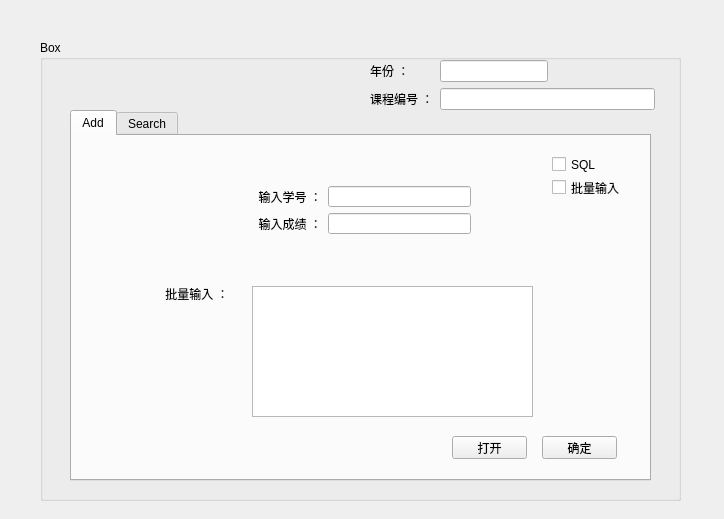
<?xml version="1.0" encoding="UTF-8"?>
<ui version="4.0">
 <class>MyDatabase</class>
 <widget class="QWidget" name="MyDatabase">
  <property name="geometry">
   <rect>
    <x>0</x>
    <y>0</y>
    <width>724</width>
    <height>519</height>
   </rect>
  </property>
  <property name="windowTitle">
   <string>Form</string>
  </property>
  <widget class="QGroupBox" name="groupBox">
   <property name="geometry">
    <rect>
     <x>40</x>
     <y>40</y>
     <width>641</width>
     <height>461</height>
    </rect>
   </property>
   <property name="title">
    <string>Box</string>
   </property>
   <widget class="QTabWidget" name="tabWidget">
    <property name="geometry">
     <rect>
      <x>30</x>
      <y>70</y>
      <width>581</width>
      <height>371</height>
     </rect>
    </property>
    <property name="currentIndex">
     <number>0</number>
    </property>
    <widget class="QWidget" name="tab_Add">
     <attribute name="title">
      <string>Add</string>
     </attribute>
     <widget class="QWidget" name="layoutWidget">
      <property name="geometry">
       <rect>
        <x>180</x>
        <y>50</y>
        <width>219</width>
        <height>48</height>
       </rect>
      </property>
      <layout class="QGridLayout" name="gridLayout_2">
       <item row="0" column="0">
        <widget class="QLabel" name="label_studentNum">
         <property name="text">
          <string>  输入学号 ：</string>
         </property>
        </widget>
       </item>
       <item row="0" column="1">
        <widget class="QLineEdit" name="lineEdit_studentNum"/>
       </item>
       <item row="1" column="0">
        <widget class="QLabel" name="label__grade">
         <property name="text">
          <string>  输入成绩 ：</string>
         </property>
        </widget>
       </item>
       <item row="1" column="1">
        <widget class="QLineEdit" name="lineEdit_grade"/>
       </item>
      </layout>
     </widget>
     <widget class="QPushButton" name="pushButton_ok">
      <property name="geometry">
       <rect>
        <x>470</x>
        <y>300</y>
        <width>75</width>
        <height>23</height>
       </rect>
      </property>
      <property name="text">
       <string>确定</string>
      </property>
     </widget>
     <widget class="QLabel" name="label_inputMul">
      <property name="geometry">
       <rect>
        <x>90</x>
        <y>150</y>
        <width>71</width>
        <height>16</height>
       </rect>
      </property>
      <property name="text">
       <string> 批量输入 ：</string>
      </property>
     </widget>
     <widget class="QTextEdit" name="textEdit_inputMul">
      <property name="geometry">
       <rect>
        <x>180</x>
        <y>150</y>
        <width>281</width>
        <height>131</height>
       </rect>
      </property>
     </widget>
     <widget class="QPushButton" name="pushButton_open">
      <property name="geometry">
       <rect>
        <x>380</x>
        <y>300</y>
        <width>75</width>
        <height>23</height>
       </rect>
      </property>
      <property name="text">
       <string>打开</string>
      </property>
     </widget>
     <widget class="QWidget" name="layoutWidget">
      <property name="geometry">
       <rect>
        <x>480</x>
        <y>20</y>
        <width>73</width>
        <height>40</height>
       </rect>
      </property>
      <layout class="QVBoxLayout" name="verticalLayout_2">
       <item>
        <widget class="QCheckBox" name="checkBox_SQL">
         <property name="text">
          <string>SQL</string>
         </property>
        </widget>
       </item>
       <item>
        <widget class="QCheckBox" name="checkBox_inputMul">
         <property name="text">
          <string>批量输入</string>
         </property>
        </widget>
       </item>
      </layout>
     </widget>
    </widget>
    <widget class="QWidget" name="tab_Search">
     <attribute name="title">
      <string>Search</string>
     </attribute>
     <widget class="QTableWidget" name="tableWidget">
      <property name="geometry">
       <rect>
        <x>70</x>
        <y>30</y>
        <width>441</width>
        <height>271</height>
       </rect>
      </property>
      <row>
       <property name="text">
        <string>1</string>
       </property>
      </row>
      <row>
       <property name="text">
        <string>2</string>
       </property>
      </row>
      <row>
       <property name="text">
        <string>3</string>
       </property>
      </row>
      <row>
       <property name="text">
        <string>4</string>
       </property>
      </row>
      <row>
       <property name="text">
        <string>5</string>
       </property>
      </row>
      <row>
       <property name="text">
        <string>6</string>
       </property>
      </row>
      <row>
       <property name="text">
        <string>7</string>
       </property>
      </row>
      <row>
       <property name="text">
        <string>8</string>
       </property>
      </row>
      <row>
       <property name="text">
        <string>9</string>
       </property>
      </row>
      <row>
       <property name="text">
        <string>10</string>
       </property>
      </row>
      <row>
       <property name="text">
        <string>11</string>
       </property>
      </row>
      <row>
       <property name="text">
        <string>12</string>
       </property>
      </row>
      <row>
       <property name="text">
        <string>13</string>
       </property>
      </row>
      <row>
       <property name="text">
        <string>14</string>
       </property>
      </row>
      <row>
       <property name="text">
        <string>15</string>
       </property>
      </row>
      <row>
       <property name="text">
        <string>16</string>
       </property>
      </row>
      <row>
       <property name="text">
        <string>17</string>
       </property>
      </row>
      <row>
       <property name="text">
        <string>18</string>
       </property>
      </row>
      <row>
       <property name="text">
        <string>19</string>
       </property>
      </row>
      <row>
       <property name="text">
        <string>20</string>
       </property>
      </row>
      <row>
       <property name="text">
        <string>21</string>
       </property>
      </row>
      <row>
       <property name="text">
        <string>22</string>
       </property>
      </row>
      <row>
       <property name="text">
        <string>23</string>
       </property>
      </row>
      <row>
       <property name="text">
        <string>24</string>
       </property>
      </row>
      <row>
       <property name="text">
        <string>25</string>
       </property>
      </row>
      <row>
       <property name="text">
        <string>26</string>
       </property>
      </row>
      <row>
       <property name="text">
        <string>27</string>
       </property>
      </row>
      <row>
       <property name="text">
        <string>28</string>
       </property>
      </row>
      <row>
       <property name="text">
        <string>29</string>
       </property>
      </row>
      <row>
       <property name="text">
        <string>30</string>
       </property>
      </row>
      <column>
       <property name="text">
        <string>学号</string>
       </property>
      </column>
      <column>
       <property name="text">
        <string>课程编号</string>
       </property>
      </column>
      <column>
       <property name="text">
        <string>成绩</string>
       </property>
      </column>
      <column>
       <property name="text">
        <string>年份</string>
       </property>
      </column>
     </widget>
     <widget class="QPushButton" name="pushButton_show">
      <property name="geometry">
       <rect>
        <x>470</x>
        <y>310</y>
        <width>75</width>
        <height>23</height>
       </rect>
      </property>
      <property name="text">
       <string>查找</string>
      </property>
     </widget>
    </widget>
   </widget>
   <widget class="QWidget" name="layoutWidget">
    <property name="geometry">
     <rect>
      <x>330</x>
      <y>20</y>
      <width>285</width>
      <height>50</height>
     </rect>
    </property>
    <layout class="QHBoxLayout" name="horizontalLayout">
     <item>
      <layout class="QVBoxLayout" name="verticalLayout">
       <item>
        <widget class="QLabel" name="label_year">
         <property name="text">
          <string>年份 ：</string>
         </property>
        </widget>
       </item>
       <item>
        <widget class="QLabel" name="label_subjectName">
         <property name="text">
          <string>课程编号 ：</string>
         </property>
        </widget>
       </item>
      </layout>
     </item>
     <item>
      <layout class="QGridLayout" name="gridLayout">
       <item row="0" column="0">
        <widget class="QLineEdit" name="lineEdit_year"/>
       </item>
       <item row="0" column="1">
        <spacer name="horizontalSpacer">
         <property name="orientation">
          <enum>Qt::Horizontal</enum>
         </property>
         <property name="sizeHint" stdset="0">
          <size>
           <width>68</width>
           <height>20</height>
          </size>
         </property>
        </spacer>
       </item>
       <item row="1" column="0" colspan="2">
        <widget class="QLineEdit" name="lineEdit_subjectName"/>
       </item>
      </layout>
     </item>
    </layout>
   </widget>
  </widget>
 </widget>
 <resources/>
 <connections>
  <connection>
   <sender>pushButton_open</sender>
   <signal>clicked()</signal>
   <receiver>MyDatabase</receiver>
   <slot>file_open()</slot>
   <hints>
    <hint type="sourcelabel">
     <x>483</x>
     <y>440</y>
    </hint>
    <hint type="destinationlabel">
     <x>565</x>
     <y>497</y>
    </hint>
   </hints>
  </connection>
  <connection>
   <sender>pushButton_ok</sender>
   <signal>clicked()</signal>
   <receiver>MyDatabase</receiver>
   <slot>sure()</slot>
   <hints>
    <hint type="sourcelabel">
     <x>574</x>
     <y>440</y>
    </hint>
    <hint type="destinationlabel">
     <x>695</x>
     <y>465</y>
    </hint>
   </hints>
  </connection>
  <connection>
   <sender>checkBox_SQL</sender>
   <signal>clicked(bool)</signal>
   <receiver>MyDatabase</receiver>
   <slot>checkbox_bool()</slot>
   <hints>
    <hint type="sourcelabel">
     <x>583</x>
     <y>161</y>
    </hint>
    <hint type="destinationlabel">
     <x>707</x>
     <y>172</y>
    </hint>
   </hints>
  </connection>
  <connection>
   <sender>checkBox_inputMul</sender>
   <signal>clicked(bool)</signal>
   <receiver>MyDatabase</receiver>
   <slot>checkbox_bool()</slot>
   <hints>
    <hint type="sourcelabel">
     <x>582</x>
     <y>182</y>
    </hint>
    <hint type="destinationlabel">
     <x>704</x>
     <y>216</y>
    </hint>
   </hints>
  </connection>
 </connections>
 <slots>
  <slot>radio_bool()</slot>
  <slot>file_open()</slot>
  <slot>sure()</slot>
  <slot>checkbox_bool()</slot>
 </slots>
</ui>
